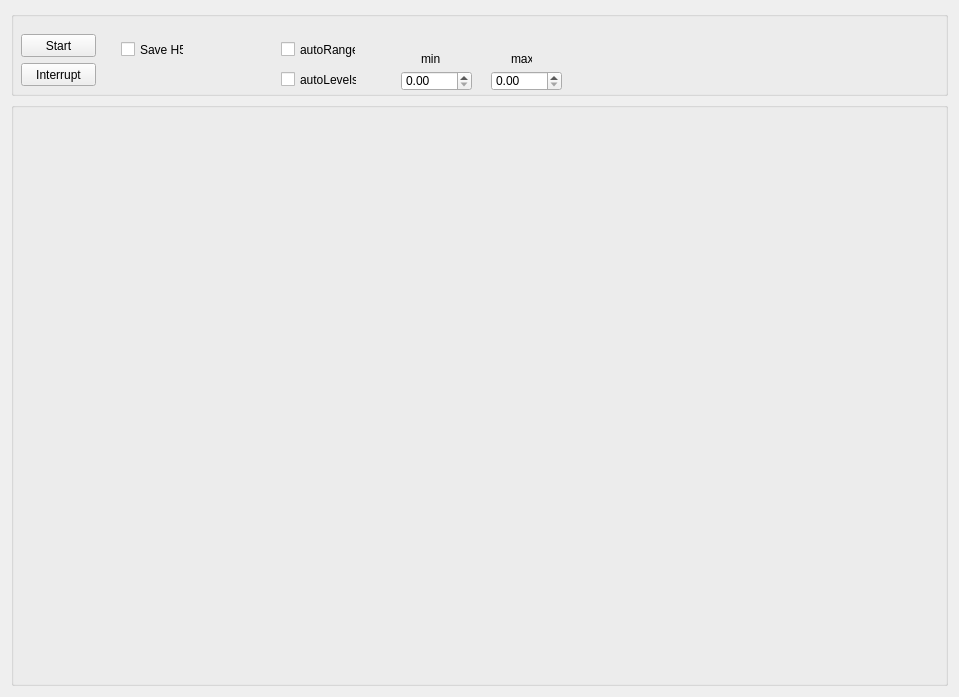
<?xml version="1.0" encoding="UTF-8"?>
<ui version="4.0">
 <class>Form</class>
 <widget class="QWidget" name="Form">
  <property name="geometry">
   <rect>
    <x>0</x>
    <y>0</y>
    <width>959</width>
    <height>697</height>
   </rect>
  </property>
  <property name="windowTitle">
   <string>Form</string>
  </property>
  <layout class="QGridLayout" name="gridLayout_2" rowstretch="0,1">
   <item row="0" column="0">
    <widget class="QGroupBox" name="settings_groupBox">
     <property name="minimumSize">
      <size>
       <width>0</width>
       <height>85</height>
      </size>
     </property>
     <property name="title">
      <string/>
     </property>
     <widget class="QPushButton" name="interrupt_pushButton">
      <property name="geometry">
       <rect>
        <x>10</x>
        <y>52</y>
        <width>75</width>
        <height>23</height>
       </rect>
      </property>
      <property name="text">
       <string>Interrupt</string>
      </property>
     </widget>
     <widget class="QPushButton" name="start_pushButton">
      <property name="geometry">
       <rect>
        <x>10</x>
        <y>23</y>
        <width>75</width>
        <height>23</height>
       </rect>
      </property>
      <property name="text">
       <string>Start</string>
      </property>
     </widget>
     <widget class="QCheckBox" name="save_h5_checkBox">
      <property name="geometry">
       <rect>
        <x>110</x>
        <y>30</y>
        <width>63</width>
        <height>17</height>
       </rect>
      </property>
      <property name="text">
       <string>Save H5</string>
      </property>
     </widget>
     <widget class="QDoubleSpinBox" name="max_doubleSpinBox">
      <property name="geometry">
       <rect>
        <x>480</x>
        <y>60</y>
        <width>71</width>
        <height>20</height>
       </rect>
      </property>
     </widget>
     <widget class="QLabel" name="level_max_label">
      <property name="geometry">
       <rect>
        <x>410</x>
        <y>40</y>
        <width>21</width>
        <height>16</height>
       </rect>
      </property>
      <property name="text">
       <string>min</string>
      </property>
     </widget>
     <widget class="QCheckBox" name="autoLevels_checkbox">
      <property name="geometry">
       <rect>
        <x>270</x>
        <y>60</y>
        <width>76</width>
        <height>17</height>
       </rect>
      </property>
      <property name="text">
       <string>autoLevels</string>
      </property>
     </widget>
     <widget class="QDoubleSpinBox" name="min_doubleSpinBox">
      <property name="geometry">
       <rect>
        <x>390</x>
        <y>60</y>
        <width>71</width>
        <height>20</height>
       </rect>
      </property>
     </widget>
     <widget class="QCheckBox" name="autoRange_checkbox">
      <property name="geometry">
       <rect>
        <x>270</x>
        <y>30</y>
        <width>75</width>
        <height>17</height>
       </rect>
      </property>
      <property name="text">
       <string>autoRange</string>
      </property>
     </widget>
     <widget class="QLabel" name="level_min_label">
      <property name="geometry">
       <rect>
        <x>500</x>
        <y>40</y>
        <width>21</width>
        <height>16</height>
       </rect>
      </property>
      <property name="text">
       <string>max</string>
      </property>
     </widget>
    </widget>
   </item>
   <item row="1" column="0">
    <widget class="QGroupBox" name="image_groupBox">
     <property name="title">
      <string/>
     </property>
     <layout class="QVBoxLayout" name="verticalLayout"/>
    </widget>
   </item>
  </layout>
 </widget>
 <resources/>
 <connections/>
</ui>
